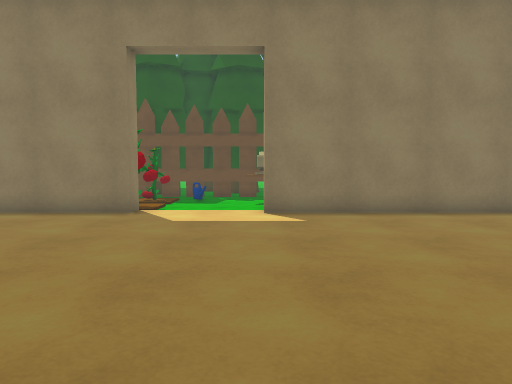
view 1 (above)

20 first-person views from a walk through a 3-D level made in the Unity game engine. The camera is 1.2 m above the floor, tilts 4° down and sees 70° across. The floor is counted in squares, 1 m on a side. Each view is taken from the middle of a square. On the plan, view 1 faces up. The plan holds only what a view shows up to about 15 squares ahead; the rest is blank. The place goes on beyond the plan.

view 2
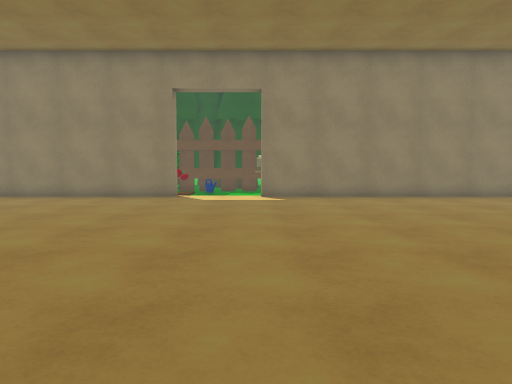

view 3
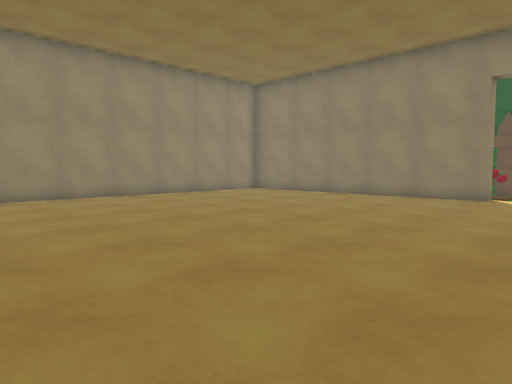

view 4
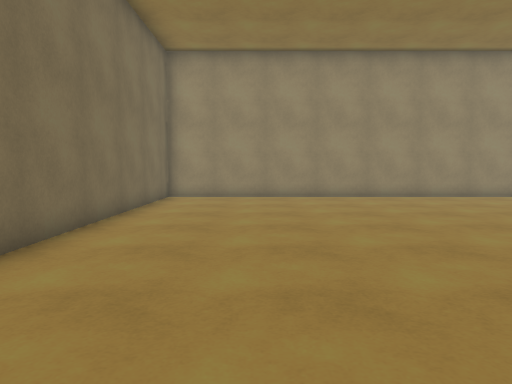

view 5
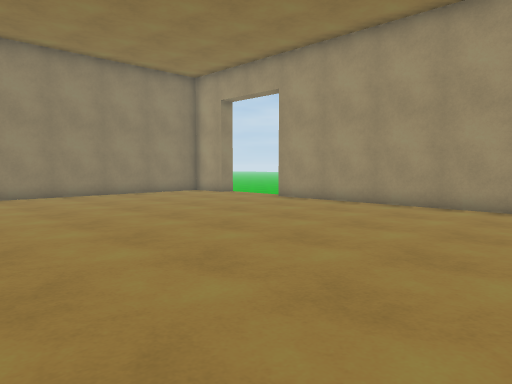

view 6
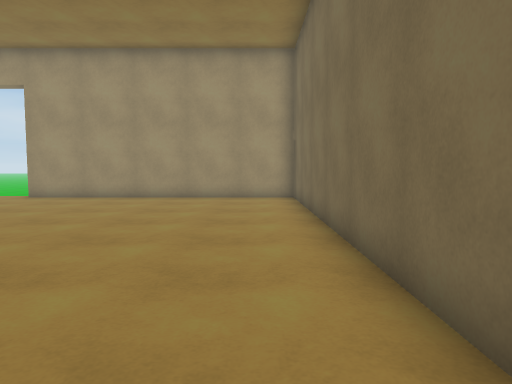

view 7
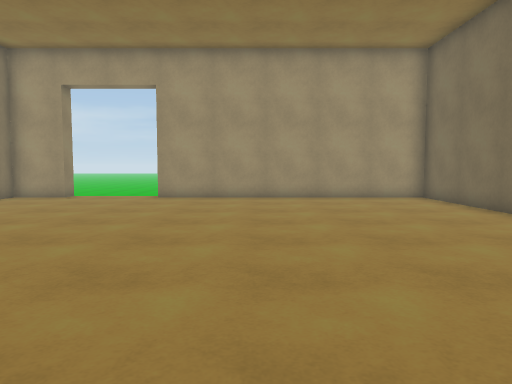

view 8
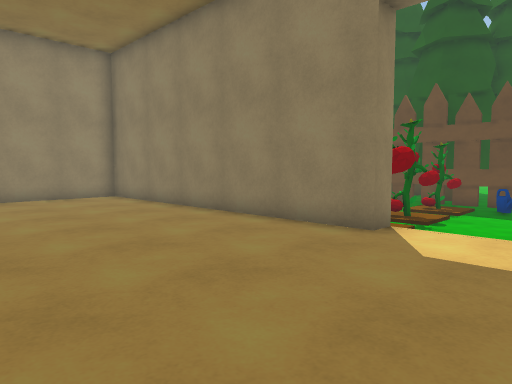

view 9
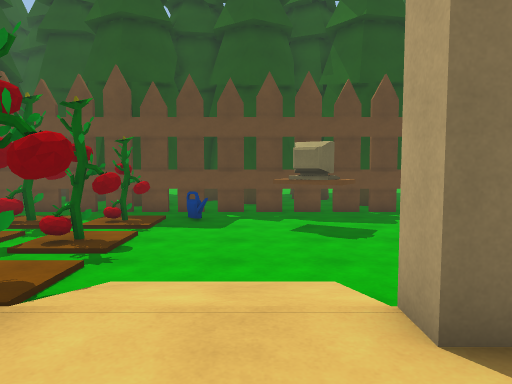

view 10
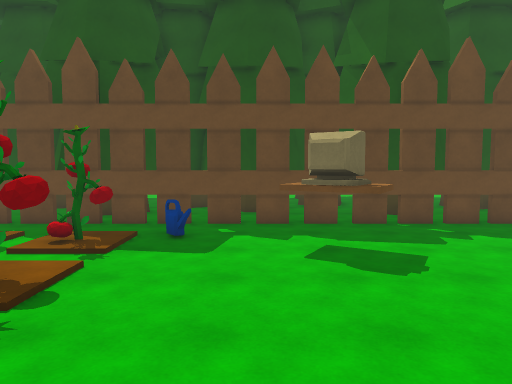

view 11
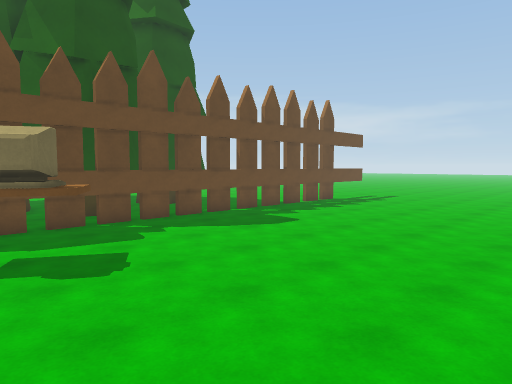

view 12
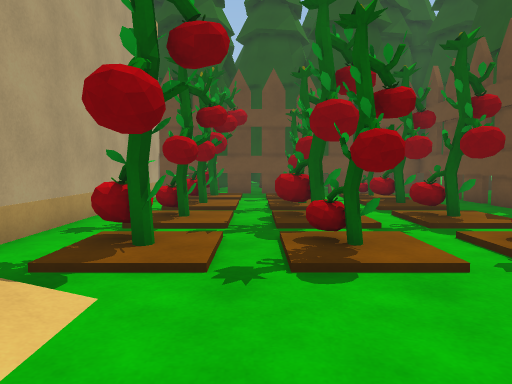

view 13
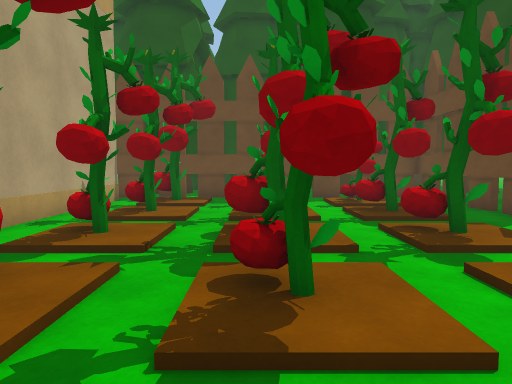

view 14
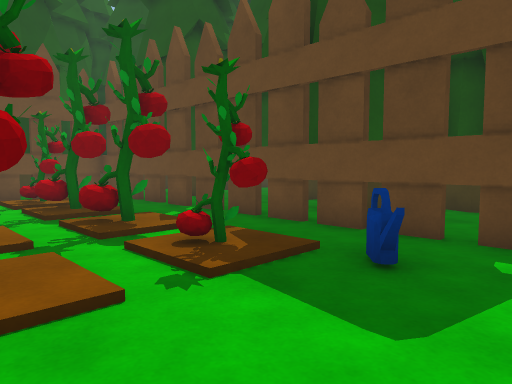

view 15
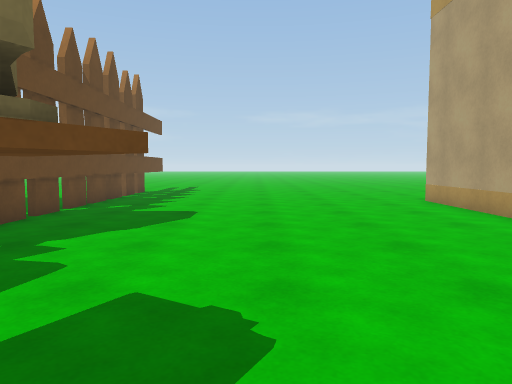

view 16
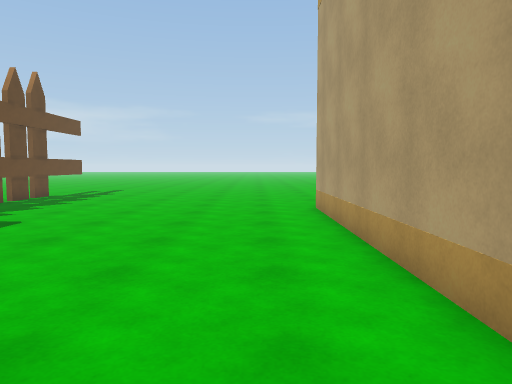

view 17
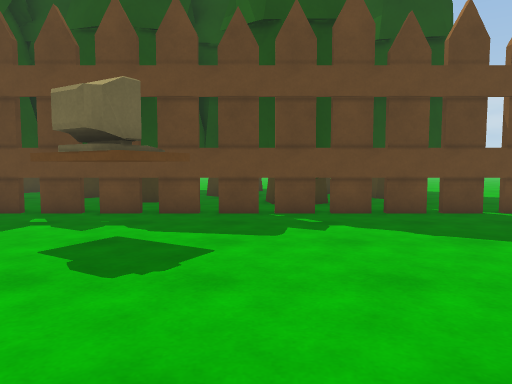

view 18
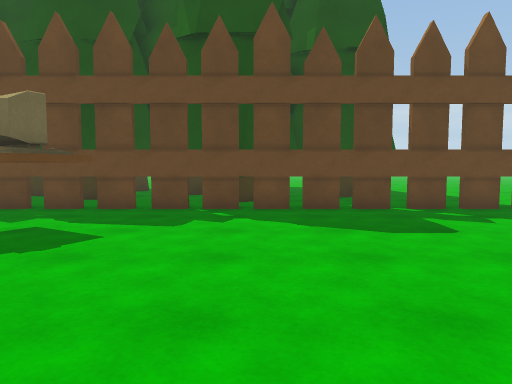

view 19
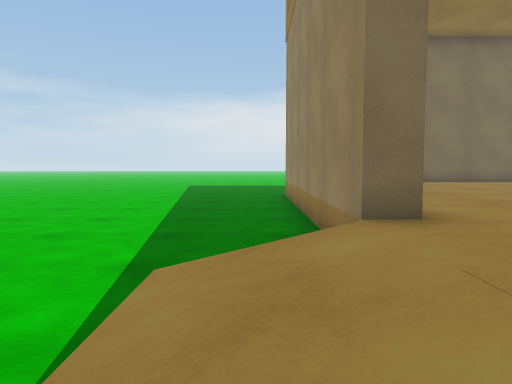

view 20
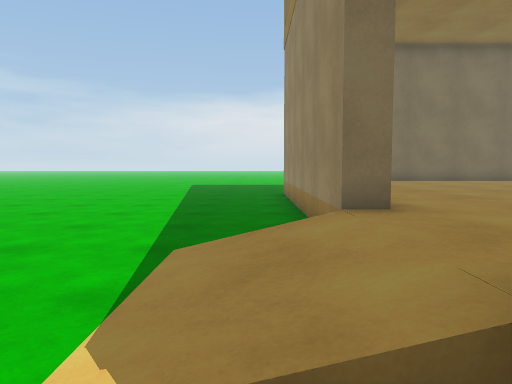

### Floor plan
Key: @ floor where view 1 was taken; # wall or solid block; . main floor; - floor 0.5 m lower than the main floor; / step, stairs or slope; O other object.
Columns run from 17 left of view 1 to 14 right of it. Each row starts with its distance up from view 1.
 25     O OOO   OOO  OOOO  OOOOO---
 24     OOOOOO OOOOOOOOOOOOO-OO----
 23   OOOO---OOOOOOOOO-OOOOO-------
 22   OOOOO-OOOOO -O##O-OOO--------
 21  OOO#OO#OO#OOO#O#OO#OOO#OO#OO#OO
 20 O#   ---------O-----------------
 19 OO O--------O-O-- --------------
 18 OO-O--O--O--O----OOO------------
 17 O#---------------OO-------------
 16  O    --------------------------
 15  O O--O-OO--O-------------------
 14  #------------------------------
 13 OO------------------------------
 12 OOOO--O--O-OO-////--------------
 11 O#------------////--------------
 10 OO############/../############--
  9   ############....############-
  8   #.........................##-
  7   #.........................../-
  6   #.........................../-
  5   #.........................../-
  4   #.........................##/-
  3   #.........................##--
  2   #.........................##--
  1   #.........................##--
  0   #..............@..........##--
 -1   #.........................##--
 -2   #.........................##--
 -3   #.........................##--
 -4   #.........................##--
 -5   #.........................##--
 -6   #...........  ............##--
 -7    ##########   ##############--

Positions as (right, up) in squares from view 1, and headings:
1: (0, 0), facing up
2: (0, -5), facing up
3: (0, -5), facing up-left
4: (0, -3), facing left
5: (0, -6), facing up-right
6: (-3, -5), facing right
7: (-3, 0), facing right
8: (0, 3), facing up-left
9: (-1, 7), facing up
10: (-1, 10), facing up
11: (-1, 10), facing up-right
12: (0, 14), facing left
13: (-2, 15), facing left
14: (-1, 15), facing up-left
15: (-1, 16), facing right
16: (0, 12), facing right
17: (3, 12), facing up
18: (5, 11), facing up
19: (13, 8), facing down
20: (13, 9), facing down
